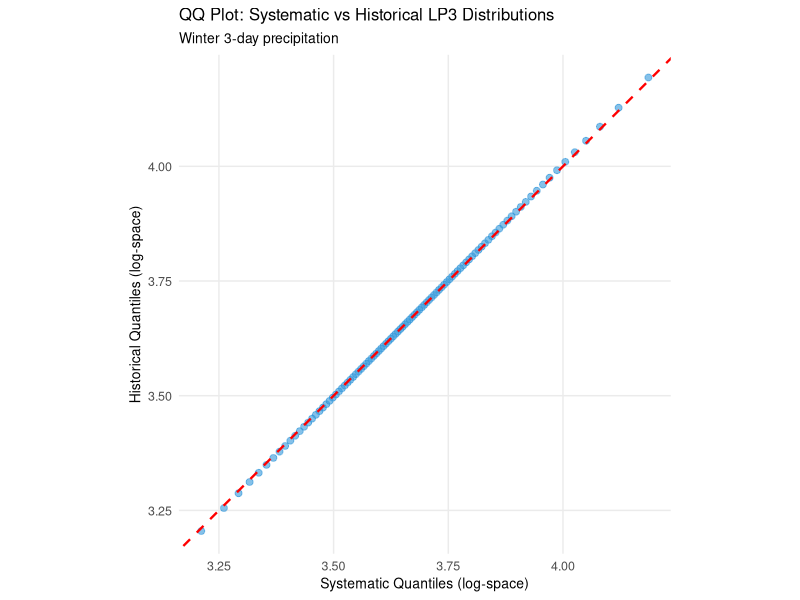
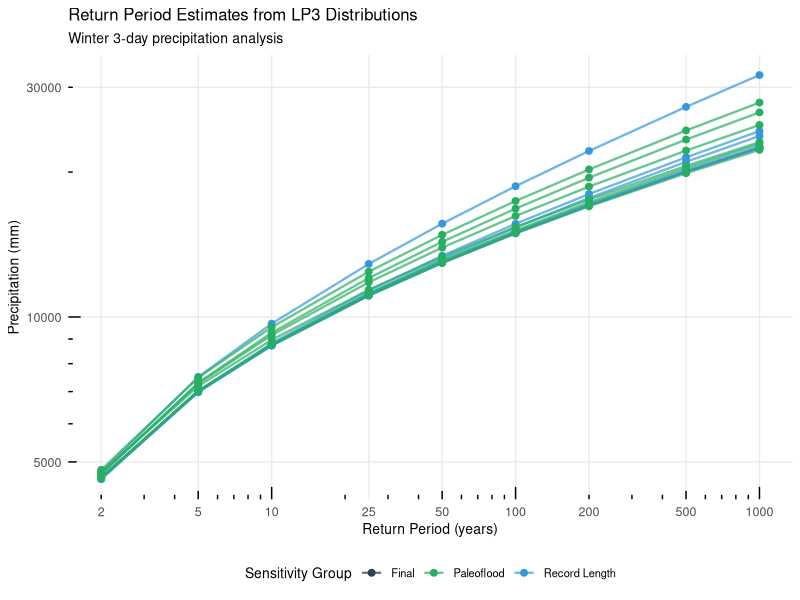
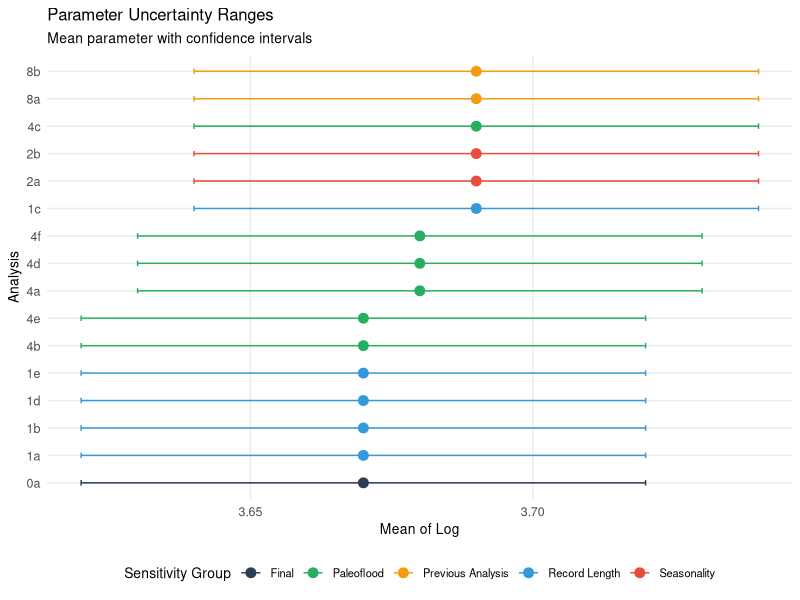
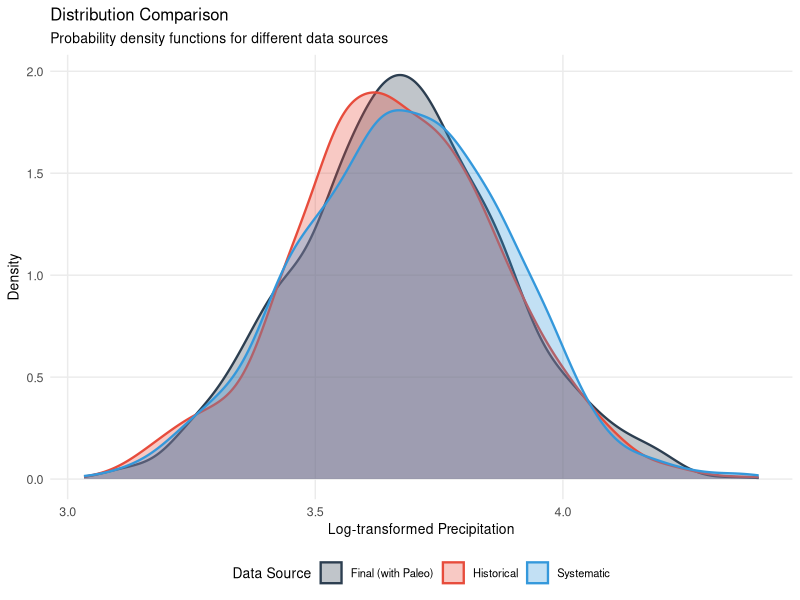
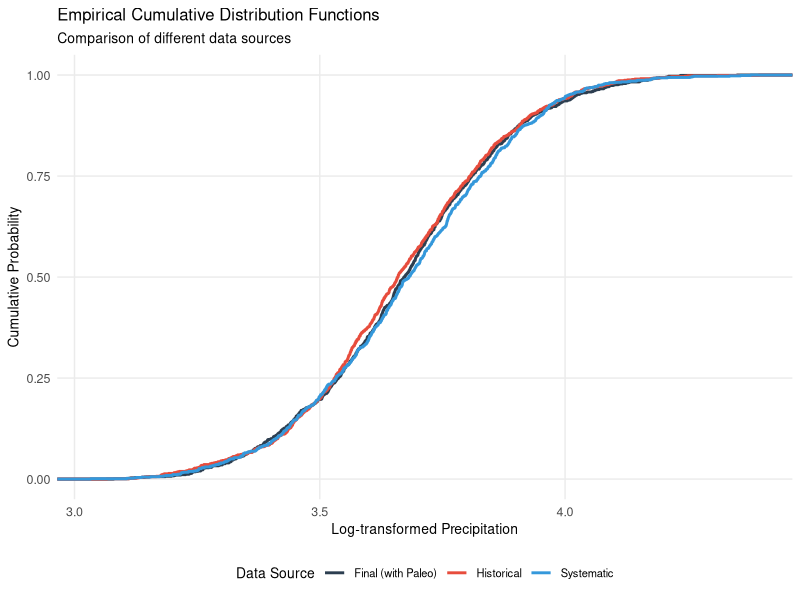
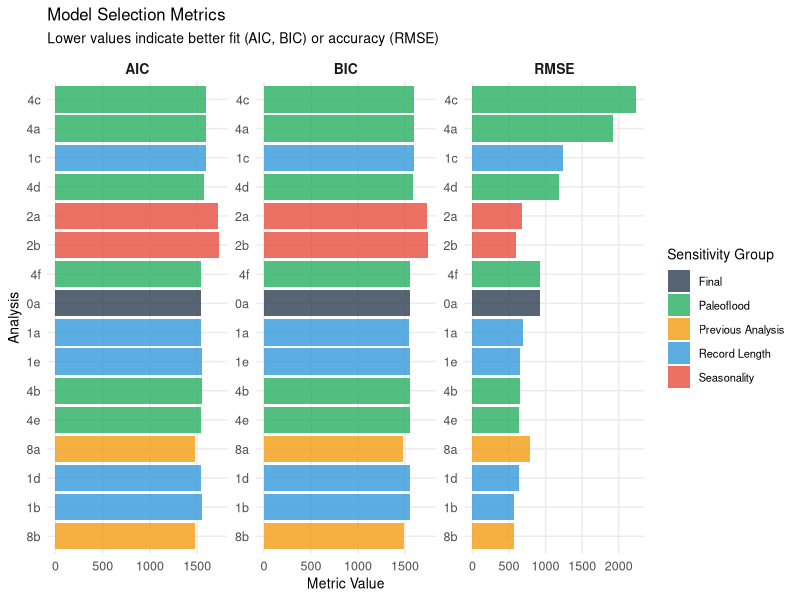
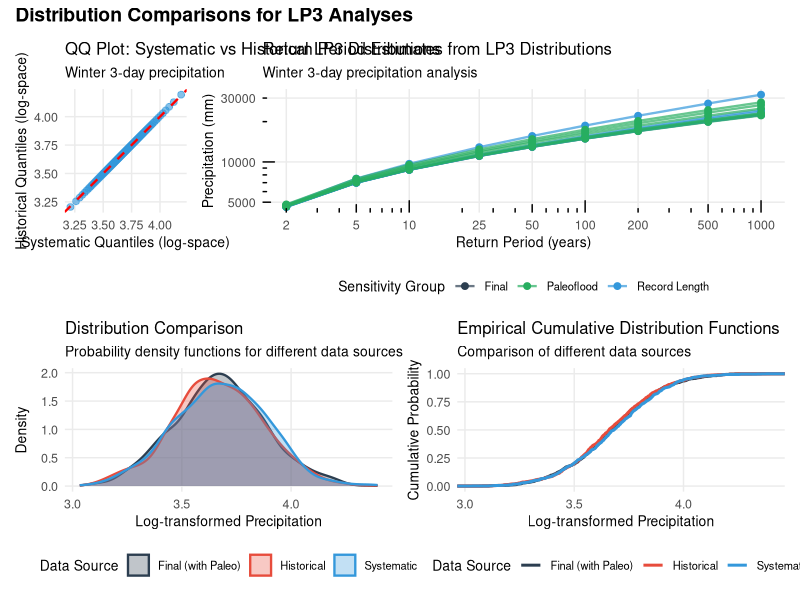
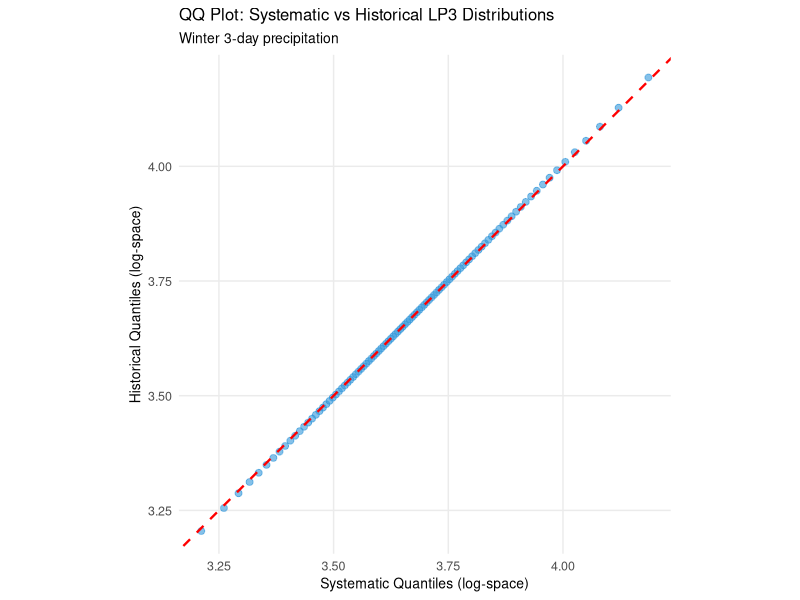

The R source for these figures, in order:
library(tidyverse)
library(ggplot2)
library(patchwork)
library(scales)

# Your data
bestfit_sum <- tibble::tribble(
  ~analysis, ~mean_of_log, ~sd_of_log, ~skew_of_log, ~erl, ~aic, ~bic, ~rmse, ~input_data, ~sensitivity,
  "0a - CGR_3day_winter_paleo_best_RRFT_noPISBest_Ext", 3.67, 0.210, 0.105, 275, 1546., 1553., 922., "CGR_3day_winter_paleo", "Final",
  "1a - CGR_3day_winter_syst", 3.67, 0.209, 0.188, 80, 1540., 1547., 686., "CGR_3day_winter_syst", "Record Length",
  "1b - CGR_3day_winter_hist", 3.67, 0.212, 0.188, 100, 1548., 1555., 563., "CGR_3day_winter_hist", "Record Length",
  "1c - CGR_3day_winter_paleoOnly", 3.69, 0.226, 0.316, 300, 1589., 1596., 1232., "CGR_3day_winter_paleo", "Record Length",
  "1d - CGR_3day_winter_precip_RRFT", 3.67, 0.211, 0.104, 200, 1546., 1554., 634., "CGR_3day_winter_hist", "Record Length",
  "1e - CGR_3day_winter_paleoOnly_noPSI", 3.67, 0.209, 0.113, 200, 1548., 1555., 652., "CGR_3day_winter_paleo", "Record Length",
  "2a - CGR_3day_annual_syst", 3.69, 0.195, 0.186, 100, 1725., 1732., 684., "CGR_3day_annual_syst", "Seasonality",
  "2b - CGR_3day_annual_hist", 3.69, 0.197, 0.165, 160, 1733., 1741., 594., "CGR_3day_annual_hist", "Seasonality",
  "8a - CGR_3day_annual_syst_2018", 3.69, 0.199, 0.156, 90, 1473., 1480., 784., "CGR_3day_annual_syst", "Previous Analysis",
  "8b - CGR_3day_annual_hist_2018", 3.69, 0.195, 0.0931, 120, 1482., 1489., 569., "CGR_3day_annual_hist", "Previous Analysis",
  "4a - CGR_3day_winter_paleo_best_RRFT", 3.68, 0.221, 0.184, 450, 1590., 1597., 1919., "CGR_3day_winter_paleo", "Paleoflood",
  "4b - CGR_3day_winter_paleo_best_RRFT_noPISBest", 3.67, 0.211, 0.081, 350, 1547., 1554., 652., "CGR_3day_winter_paleo", "Paleoflood",
  "4c - CGR_3day_winter_paleo_younger_RRFT", 3.69, 0.222, 0.203, 300, 1589., 1597., 2239., "CGR_3day_winter_paleo", "Paleoflood",
  "4d - CGR_3day_winter_paleo_older_RRFT", 3.68, 0.218, 0.138, 400, 1577., 1585., 1181., "CGR_3day_winter_paleo", "Paleoflood",
  "4e - CGR_3day_winter_paleo_best_RRFT_noPISUpper", 3.67, 0.211, 0.120, 300, 1546., 1554., 640., "CGR_3day_winter_paleo", "Paleoflood",
  "4f - CGR_3day_winter_paleo_best_RRFT_noPISUp_Ext", 3.68, 0.211, 0.100, 250, 1546., 1553., 926., "CGR_3day_winter_paleo", "Paleoflood"
)

# Define theme
theme_qq <- theme_minimal() +
  theme(
    text = element_text(size = 10),
    axis.text = element_text(size = 9),
    axis.title = element_text(size = 10),
    legend.position = "bottom",
    panel.grid.minor = element_blank(),
    strip.text = element_text(size = 10, face = "bold")
  )

# Function to generate LP3 quantiles
lp3_quantiles <- function(mean, sd, skew, probs) {
  # Using the generalized extreme value approximation for LP3
  # This is an approximation - for exact LP3 quantiles you'd need specialized functions
  z <- qnorm(probs)
  kt <- z + (z^2 - 1) * skew/6 + 
    z * (z^2 - 3) * (skew^2)/36 - 
    (z^2 - 1) * (skew^3)/216
  
  return(mean + kt * sd)
}

# 1. QQ Plot comparing systematic vs historical data
# Generate theoretical quantiles for comparison
probs <- seq(0.01, 0.99, length.out = 100)

# Get systematic and historical analyses for comparison
syst_winter <- bestfit_sum %>% filter(analysis == "1a - CGR_3day_winter_syst")
hist_winter <- bestfit_sum %>% filter(analysis == "1b - CGR_3day_winter_hist")

qq_data <- tibble(
  probability = probs,
  systematic = lp3_quantiles(syst_winter$mean_of_log, 
                             syst_winter$sd_of_log, 
                             syst_winter$skew_of_log, probs),
  historical = lp3_quantiles(hist_winter$mean_of_log, 
                             hist_winter$sd_of_log, 
                             hist_winter$skew_of_log, probs)
)

p_qq <- qq_data %>%
  ggplot(aes(x = systematic, y = historical)) +
  geom_point(alpha = 0.6, size = 2, color = "#3498DB") +
  geom_abline(intercept = 0, slope = 1, linetype = "dashed", color = "red", size = 0.8) +
  labs(
    title = "QQ Plot: Systematic vs Historical LP3 Distributions",
    subtitle = "Winter 3-day precipitation",
    x = "Systematic Quantiles (log-space)",
    y = "Historical Quantiles (log-space)"
  ) +
  theme_qq +
  coord_equal()

# 2. Return period comparison plot
return_periods <- c(2, 5, 10, 25, 50, 100, 200, 500, 1000)
exceedance_probs <- 1 - 1/return_periods

rp_comparison <- bestfit_sum %>%
  filter(grepl("winter", analysis)) %>%
  group_by(analysis) %>%
  summarize(
    across(everything(), first),
    .groups = "drop"
  ) %>%
  crossing(return_period = return_periods) %>%
  mutate(
    exceedance_prob = 1 - 1/return_period,
    quantile = lp3_quantiles(mean_of_log, sd_of_log, skew_of_log, exceedance_prob),
    # Convert from log-space to real space
    precipitation = 10^quantile
  )

p_rp <- rp_comparison %>%
  ggplot(aes(x = return_period, y = precipitation, color = sensitivity, group = analysis)) +
  geom_line(size = 0.8, alpha = 0.7) +
  geom_point(size = 2) +
  scale_x_log10(breaks = c(2, 5, 10, 25, 50, 100, 200, 500, 1000)) +
  scale_y_continuous(trans = "log10") +
  scale_color_manual(values = c(
    "Final" = "#2C3E50",
    "Record Length" = "#3498DB",
    "Paleoflood" = "#27AE60"
  )) +
  labs(
    title = "Return Period Estimates from LP3 Distributions",
    subtitle = "Winter 3-day precipitation analysis",
    x = "Return Period (years)",
    y = "Precipitation (mm)",
    color = "Sensitivity Group"
  ) +
  theme_qq +
  annotation_logticks()

# 3. Parameter uncertainty bands
# Create synthetic confidence intervals (these would normally come from bootstrapping)
param_uncertainty <- bestfit_sum %>%
  mutate(
    mean_lower = mean_of_log - 0.05,  # Synthetic CI
    mean_upper = mean_of_log + 0.05,
    sd_lower = sd_of_log * 0.9,
    sd_upper = sd_of_log * 1.1,
    skew_lower = skew_of_log - 0.1,
    skew_upper = skew_of_log + 0.1,
    analysis_short = gsub(" - .*", "", analysis)  # Shorter labels
  )

p_uncertainty <- param_uncertainty %>%
  ggplot(aes(x = reorder(analysis_short, mean_of_log), y = mean_of_log, color = sensitivity)) +
  geom_point(size = 3) +
  geom_errorbar(aes(ymin = mean_lower, ymax = mean_upper), width = 0.2) +
  scale_color_manual(values = c(
    "Final" = "#2C3E50",
    "Record Length" = "#3498DB",
    "Seasonality" = "#E74C3C",
    "Previous Analysis" = "#F39C12",
    "Paleoflood" = "#27AE60"
  )) +
  coord_flip() +
  labs(
    title = "Parameter Uncertainty Ranges",
    subtitle = "Mean parameter with confidence intervals",
    x = "Analysis",
    y = "Mean of Log",
    color = "Sensitivity Group"
  ) +
  theme_qq

# 4. Distribution comparison using density plots
# Generate samples from each distribution for visualization
n_samples <- 1000
set.seed(123)

distribution_samples <- bestfit_sum %>%
  filter(analysis %in% c("1a - CGR_3day_winter_syst", 
                         "1b - CGR_3day_winter_hist",
                         "0a - CGR_3day_winter_paleo_best_RRFT_noPISBest_Ext")) %>%
  mutate(analysis_label = case_when(
    grepl("1a", analysis) ~ "Systematic",
    grepl("1b", analysis) ~ "Historical",
    TRUE ~ "Final (with Paleo)"
  )) %>%
  rowwise() %>%
  mutate(
    samples = list(rnorm(n_samples, mean = mean_of_log, sd = sd_of_log))
  ) %>%
  unnest(samples)

p_density <- distribution_samples %>%
  ggplot(aes(x = samples, fill = analysis_label, color = analysis_label)) +
  geom_density(alpha = 0.3, size = 0.8) +
  scale_fill_manual(values = c(
    "Systematic" = "#3498DB",
    "Historical" = "#E74C3C",
    "Final (with Paleo)" = "#2C3E50"
  )) +
  scale_color_manual(values = c(
    "Systematic" = "#3498DB",
    "Historical" = "#E74C3C",
    "Final (with Paleo)" = "#2C3E50"
  )) +
  labs(
    title = "Distribution Comparison",
    subtitle = "Probability density functions for different data sources",
    x = "Log-transformed Precipitation",
    y = "Density",
    fill = "Data Source",
    color = "Data Source"
  ) +
  theme_qq

# 5. Empirical CDF comparison
p_ecdf <- distribution_samples %>%
  ggplot(aes(x = samples, color = analysis_label)) +
  stat_ecdf(size = 1) +
  scale_color_manual(values = c(
    "Systematic" = "#3498DB",
    "Historical" = "#E74C3C",
    "Final (with Paleo)" = "#2C3E50"
  )) +
  labs(
    title = "Empirical Cumulative Distribution Functions",
    subtitle = "Comparison of different data sources",
    x = "Log-transformed Precipitation",
    y = "Cumulative Probability",
    color = "Data Source"
  ) +
  theme_qq

# 6. Model selection metrics comparison
p_metrics <- bestfit_sum %>%
  select(analysis, aic, bic, rmse, sensitivity) %>%
  pivot_longer(cols = c(aic, bic, rmse), 
               names_to = "metric", 
               values_to = "value") %>%
  mutate(
    metric = factor(metric, 
                    levels = c("aic", "bic", "rmse"),
                    labels = c("AIC", "BIC", "RMSE")),
    analysis_short = gsub(" - .*", "", analysis)
  ) %>%
  ggplot(aes(x = reorder(analysis_short, value), y = value, fill = sensitivity)) +
  geom_col(alpha = 0.8) +
  facet_wrap(~metric, scales = "free", nrow = 1) +
  scale_fill_manual(values = c(
    "Final" = "#2C3E50",
    "Record Length" = "#3498DB",
    "Seasonality" = "#E74C3C",
    "Previous Analysis" = "#F39C12",
    "Paleoflood" = "#27AE60"
  )) +
  coord_flip() +
  labs(
    title = "Model Selection Metrics",
    subtitle = "Lower values indicate better fit (AIC, BIC) or accuracy (RMSE)",
    x = "Analysis",
    y = "Metric Value",
    fill = "Sensitivity Group"
  ) +
  theme_qq +
  theme(legend.position = "right")

# Combine plots
combined_qq <- (p_qq + p_rp) / 
  (p_density + p_ecdf) +
  plot_annotation(
    title = "Distribution Comparisons for LP3 Analyses",
    theme = theme(plot.title = element_text(size = 14, face = "bold"))
  )

# Save plots
ggsave("lp3_qq_plot.png", p_qq, width = 8, height = 8, dpi = 300)
ggsave("lp3_return_periods.png", p_rp, width = 10, height = 6, dpi = 300)
ggsave("lp3_uncertainty.png", p_uncertainty, width = 10, height = 8, dpi = 300)
ggsave("lp3_densities.png", p_density, width = 10, height = 6, dpi = 300)
ggsave("lp3_ecdfs.png", p_ecdf, width = 10, height = 6, dpi = 300)
ggsave("lp3_metrics.png", p_metrics, width = 12, height = 6, dpi = 300)
ggsave("lp3_combined_qq.png", combined_qq, width = 12, height = 10, dpi = 300)

# Print plots
print(p_qq)
print(p_rp)
print(p_uncertainty)
print(p_density)
print(p_ecdf)
print(p_metrics)
print(combined_qq)
